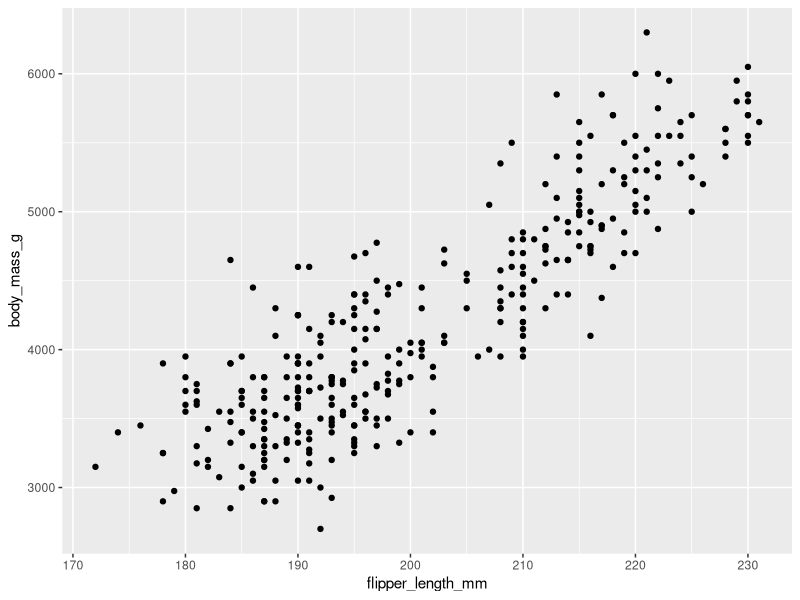
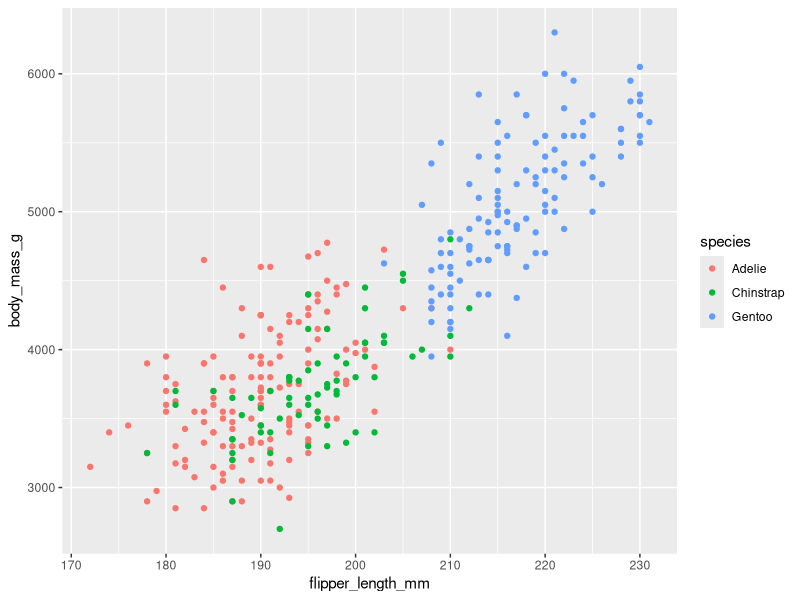
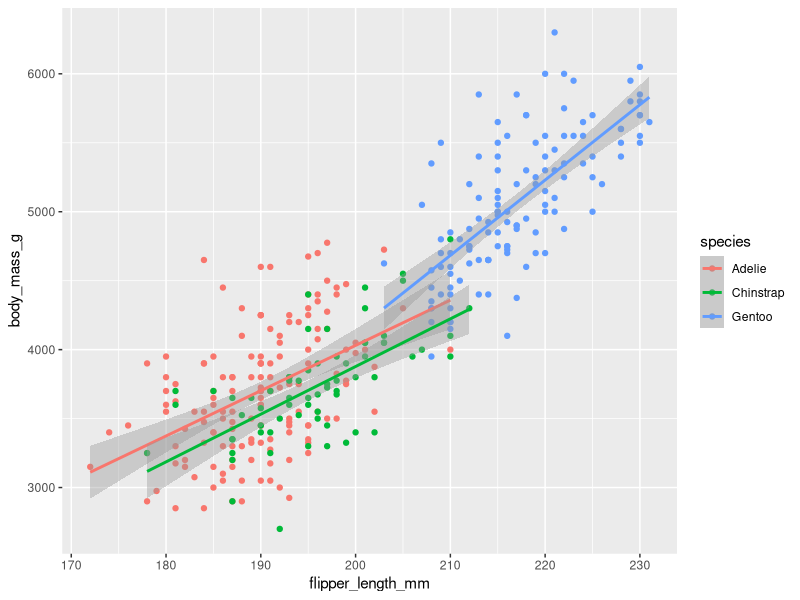
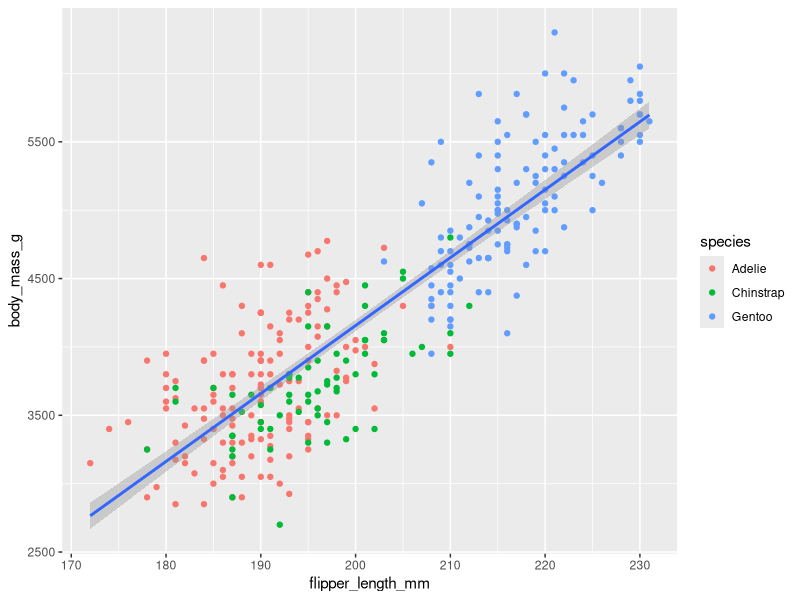
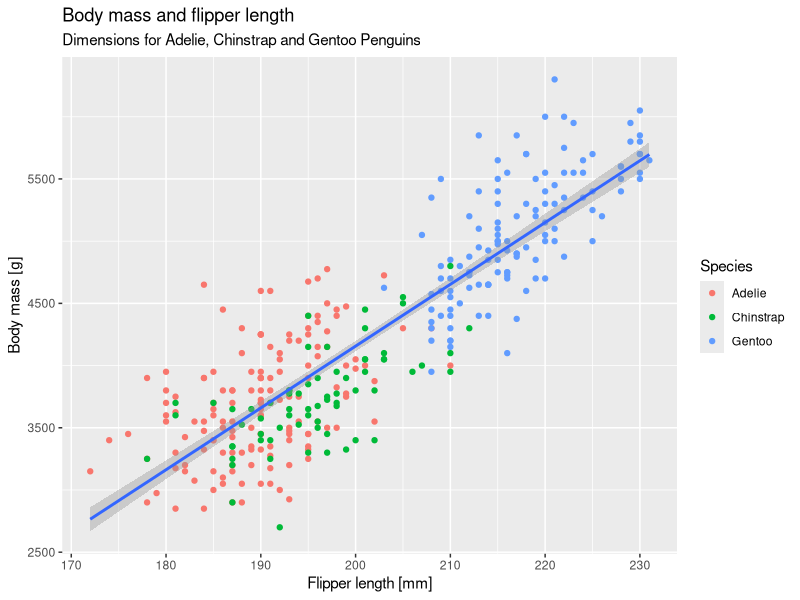

These figures' R source, in order:
library(tidyverse)
library(palmerpenguins)

# Code 1
# An example plot of penguin flipper length by body mass
ggplot(
       data = penguins,
       mapping = aes(x = flipper_length_mm, y = body_mass_g)) +
  geom_point()

# Code 2
# An example plot of penguin flipper length by body mass
ggplot(
       data = penguins,
       mapping = aes(x = flipper_length_mm, y = body_mass_g, color = species)) +
  geom_point()

# Code 3
# An example plot of penguin flipper length by body mass
ggplot(
       data = penguins,
       mapping = aes(x = flipper_length_mm, y = body_mass_g, color = species)) +
  geom_point() +
  geom_smooth(method = "lm")

# Code 4
# An example plot of penguin flipper length by body mass
ggplot(
       data = penguins,
       mapping = aes(x = flipper_length_mm, y = body_mass_g)) +
  geom_point(mapping = aes(color = species)) +
  geom_smooth(method = "lm")

# Code 5
# An example plot of penguin flipper length by body mass
ggplot(
       data = penguins,
       mapping = aes(x = flipper_length_mm, y = body_mass_g)) +
  geom_point(mapping = aes(color = species)) +
  geom_smooth(method = "lm") +
  labs(
       title = "Body mass and flipper length",
       subtitle = "Dimensions for Adelie, Chinstrap and Gentoo Penguins",
       x = "Flipper length [mm]",
       y = "Body mass [g]",
       color = "Species",
       shape = "Species")